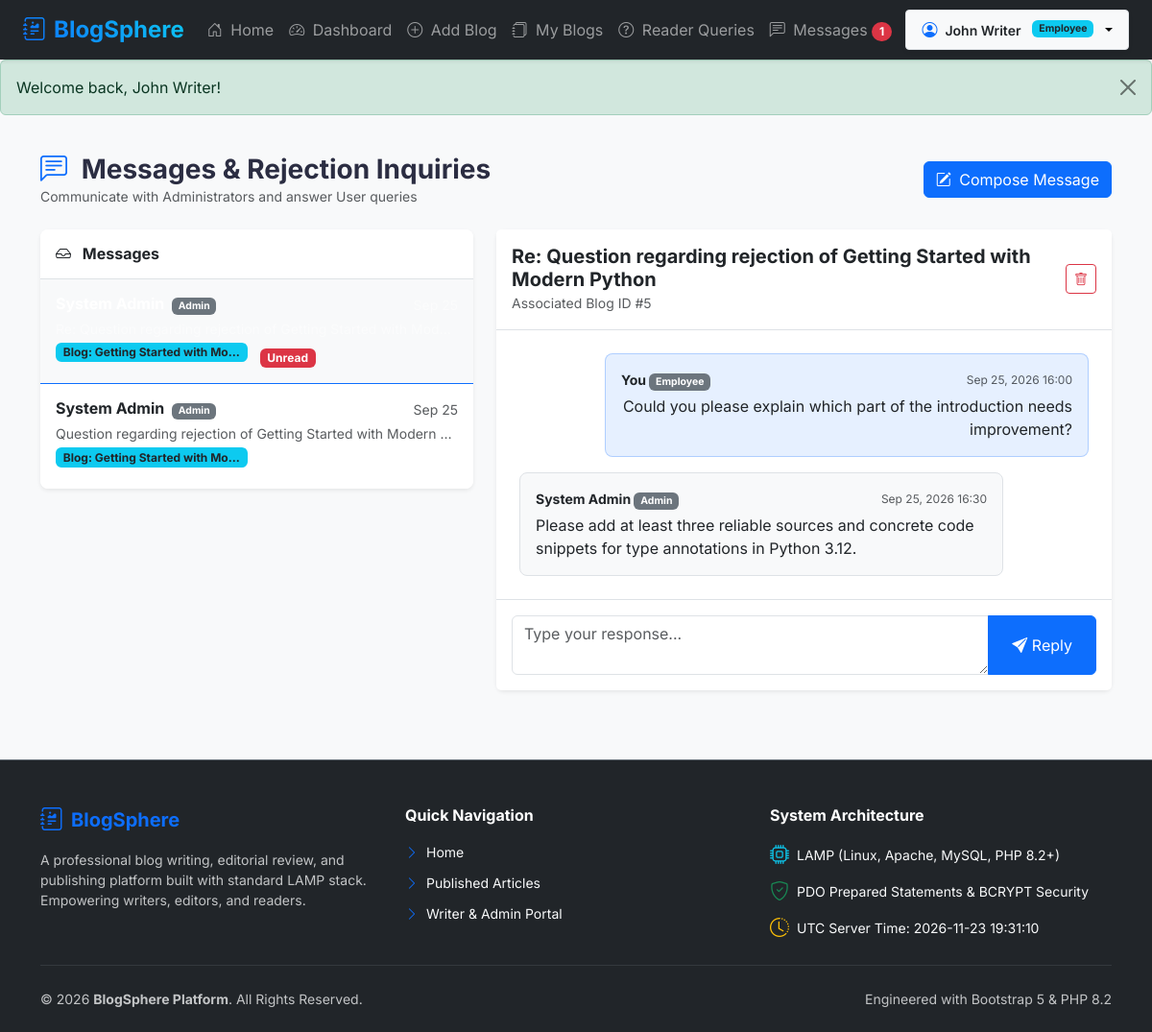
The page /employee/messages.php (signed in) on the database its author committed.
### tables this page shows
CREATE TABLE `messages` (
  `id` INT AUTO_INCREMENT PRIMARY KEY,
  `sender_id` INT NOT NULL,
  `receiver_id` INT NOT NULL,
  `blog_id` INT DEFAULT NULL,
  `subject` VARCHAR(255),
  `message` TEXT NOT NULL,
  `parent_message_id` INT DEFAULT NULL,
  `status` ENUM('unread','read') DEFAULT 'unread',
  `created_at` TIMESTAMP DEFAULT CURRENT_TIMESTAMP,
  FOREIGN KEY (`sender_id`) REFERENCES `users`(`id`) ON DELETE CASCADE,
  FOREIGN KEY (`receiver_id`) REFERENCES `users`(`id`) ON DELETE CASCADE,
  FOREIGN KEY (`blog_id`) REFERENCES `blogs`(`id`) ON DELETE SET NULL,
  FOREIGN KEY (`parent_message_id`) REFERENCES `messages`(`id`) ON DELETE SET NULL
);

CREATE TABLE `users` (
  `id` INT AUTO_INCREMENT PRIMARY KEY,
  `username` VARCHAR(100) UNIQUE NOT NULL,
  `name` VARCHAR(100) NOT NULL,
  `email` VARCHAR(150) UNIQUE NOT NULL,
  `password` VARCHAR(255) NOT NULL,
  `role` ENUM('admin','employee','user') NOT NULL DEFAULT 'user',
  `profile_image` VARCHAR(255) DEFAULT NULL,
  `status` ENUM('active','inactive','blocked') DEFAULT 'active',
  `created_at` TIMESTAMP DEFAULT CURRENT_TIMESTAMP
);

CREATE TABLE `blogs` (
  `id` INT AUTO_INCREMENT PRIMARY KEY,
  `employee_id` INT NOT NULL,
  `category_id` INT DEFAULT NULL,
  `title` VARCHAR(255) NOT NULL,
  `slug` VARCHAR(255) UNIQUE,
  `short_description` TEXT,
  `meta_title` VARCHAR(255) DEFAULT NULL,
  `meta_description` VARCHAR(500) DEFAULT NULL,
  `meta_keywords` VARCHAR(255) DEFAULT NULL,
  `canonical_url` VARCHAR(255) DEFAULT NULL,
  `content` LONGTEXT NOT NULL,
  `content_type` ENUM('text','html') DEFAULT 'text',
  `featured_image` VARCHAR(255) DEFAULT NULL,
  `downloadable_file` VARCHAR(255) DEFAULT NULL,
  `status` ENUM('draft', 'pending', 'approved', 'rejected') DEFAULT 'draft',
  `rejection_reason` TEXT DEFAULT NULL,
  `submitted_at` DATETIME DEFAULT NULL,
  `reviewed_at` DATETIME DEFAULT NULL,
  `reviewed_by` INT DEFAULT NULL,
  `created_at` TIMESTAMP DEFAULT CURRENT_TIMESTAMP,
  `updated_at` TIMESTAMP DEFAULT CURRENT_TIMESTAMP ON UPDATE CURRENT_TIMESTAMP,
  FOREIGN KEY (`employee_id`) REFERENCES `users`(`id`) ON DELETE CASCADE,
  FOREIGN KEY (`category_id`) REFERENCES `categories`(`id`) ON DELETE SET NULL,
  FOREIGN KEY (`reviewed_by`) REFERENCES `users`(`id`) ON DELETE SET NULL
);

### employee/messages.php (the view, shortened to what this page needs)
<?php
$pdo = getDBConnection();
$employeeId = $_SESSION['user_id'];
$stmt = $pdo->prepare("
    SELECT m.*,
           sender.name AS sender_name, sender.role AS sender_role,
           receiver.name AS receiver_name, receiver.role AS receiver_role,
           b.title AS blog_title
    FROM messages m
    JOIN users sender ON m.sender_id = sender.id
    JOIN users receiver ON m.receiver_id = receiver.id
    LEFT JOIN blogs b ON m.blog_id = b.id
    WHERE m.receiver_id = ? OR m.sender_id = ?
    ORDER BY m.created_at DESC
");
$stmt->execute([$employeeId, $employeeId]);
$messages = $stmt->fetchAll();
$activeMsgId = isset($_GET['thread_id']) ? (int)$_GET['thread_id'] : (count($messages) > 0 ? $messages[0]['id'] : 0);
$conversation = [];
$activeMainMsg = null;
if ($activeMsgId > 0) {
    $stmtFindRoot = $pdo->prepare("SELECT * FROM messages WHERE id = ?");
    $stmtFindRoot->execute([$activeMsgId]);
    $activeMainMsg = $stmtFindRoot->fetch();
    if ($activeMainMsg) {
        $rootId = $activeMainMsg['parent_message_id'] ? $activeMainMsg['parent_message_id'] : $activeMainMsg['id'];
        if ($activeMainMsg['receiver_id'] == $employeeId && $activeMainMsg['status'] === 'unread') {
            $pdo->prepare("UPDATE messages SET status = 'read' WHERE id = ?")->execute([$activeMainMsg['id']]);
        }
        $stmtThread = $pdo->prepare("
            SELECT m.*, sender.name as sender_name, sender.role as sender_role
            FROM messages m
            JOIN users sender ON m.sender_id = sender.id
            WHERE m.id = ? OR m.parent_message_id = ? OR m.id = (SELECT parent_message_id FROM messages WHERE id = ?)
            ORDER BY m.created_at ASC
        ");
        $stmtThread->execute([$rootId, $rootId, $rootId]);
        $conversation = $stmtThread->fetchAll();
    }
}
include __DIR__ . '/../includes/header.php';
?>
<div class="container py-4">
    <div class="d-flex justify-content-between align-items-center mb-4">
        <div>
            <h3 class="fw-bold mb-0"><i class="bi bi-chat-left-text text-primary me-2"></i> Messages &amp; Rejection Inquiries</h3>
            <p class="text-muted small mb-0">Communicate with Administrators and answer User queries</p>
        </div>
        <a href="<?= BASE_URL ?>employee/send_message.php" class="btn btn-primary"><i class="bi bi-pencil-square me-1"></i> Compose Message</a>
    </div>
    <div class="row g-4">
        <div class="col-lg-5">
            <div class="card border-0 shadow-sm rounded-3 overflow-hidden">
                <div class="card-header bg-white py-3 border-bottom">
                    <h6 class="fw-bold mb-0"><i class="bi bi-inbox me-2"></i> Messages</h6>
                </div>
                <div class="list-group list-group-flush" style="max-height: 550px; overflow-y: auto;">
                    <?php if (empty($messages)): ?>
                        <div class="text-center py-5 text-muted">
                            <i class="bi bi-chat-square-dots display-4"></i>
                            <p class="mt-2 mb-0">No messages found.</p>
                        </div>
                    <?php else: ?>
                        <?php foreach ($messages as $msg): ?>
                            <?php
                                $isUnread = ($msg['receiver_id'] == $employeeId && $msg['status'] === 'unread');
                                $isActive = ($msg['id'] == $activeMsgId);
                                $otherPerson = ($msg['sender_id'] == $employeeId) ? $msg['receiver_name'] : $msg['sender_name'];
                                $otherRole = ($msg['sender_id'] == $employeeId) ? $msg['receiver_role'] : $msg['sender_role'];
                            ?>
                            <a href="<?= BASE_URL ?>employee/messages.php?thread_id=<?= $msg['id'] ?>" class="list-group-item list-group-item-action p-3 <?= $isActive ? 'active' : '' ?> <?= $isUnread ? 'bg-light font-weight-bold' : '' ?>">
                                <div class="d-flex w-100 justify-content-between align-items-center mb-1">
                                    <h6 class="mb-0 text-truncate fw-bold <?= $isActive ? 'text-white' : 'text-dark' ?>">
                                        <?= htmlspecialchars($otherPerson) ?>
                                        <span class="badge bg-secondary ms-1 text-capitalize" style="font-size: 0.65rem;"><?= htmlspecialchars($otherRole) ?></span>
                                    </h6>
                                    <small class="<?= $isActive ? 'text-white-50' : 'text-muted' ?>"><?= formatDate($msg['created_at'], 'M d') ?></small>
                                </div>
                                <div class="small text-truncate <?= $isActive ? 'text-white-50' : 'text-muted' ?> mb-1">
                                    <?= htmlspecialchars($msg['subject']) ?>
                                </div>
                                <?php if ($msg['blog_title']): ?>
                                    <span class="badge bg-info text-dark text-truncate d-inline-block" style="max-width: 200px;">
                                        Blog: <?= htmlspecialchars($msg['blog_title']) ?>
                                    </span>
                                <?php endif; ?>
                                <?php if ($isUnread): ?>
                                    <span class="badge bg-danger ms-2">Unread</span>
                                <?php endif; ?>
                            </a>
                        <?php endforeach; ?>
                    <?php endif; ?>
                </div>
            </div>
        </div>
        <div class="col-lg-7">
            <div class="card border-0 shadow-sm rounded-3">
                <?php if ($activeMainMsg && !empty($conversation)): ?>
                    <div class="card-header bg-white py-3 border-bottom d-flex justify-content-between align-items-center">
                        <div>
                            <h5 class="fw-bold mb-0 text-dark"><?= htmlspecialchars($activeMainMsg['subject']) ?></h5>
                            <?php if ($activeMainMsg['blog_id']): ?>
                                <small class="text-muted">Associated Blog ID #<?= $activeMainMsg['blog_id'] ?></small>
                            <?php endif; ?>
                        </div>
                        <a href="<?= BASE_URL ?>employee/messages.php?action=delete&msg_id=<?= $activeMainMsg['id'] ?>" class="btn btn-sm btn-outline-danger" onclick="return confirm('Delete conversation?');">
                            <i class="bi bi-trash"></i>
                        </a>
                    </div>
                    <div class="card-body p-4" style="max-height: 400px; overflow-y: auto;">
                        <div class="d-flex flex-column gap-3">
                            <?php foreach ($conversation as $cMsg): ?>
                                <?php $isMe = ($cMsg['sender_id'] == $employeeId); ?>
                                <div class="p-3 rounded-3 <?= $isMe ? 'bg-primary bg-opacity-10 align-self-end text-end ms-5 border border-primary border-opacity-25' : 'bg-light align-self-start text-start me-5 border' ?>" style="max-width: 85%;">
                                    <div class="d-flex align-items-center justify-content-between mb-1 gap-3">
                                        <strong class="small text-dark"><?= $isMe ? 'You' : htmlspecialchars($cMsg['sender_name']) ?> <span class="badge bg-secondary text-capitalize"><?= htmlspecialchars($cMsg['sender_role']) ?></span></strong>
                                        <small class="text-muted" style="font-size: 0.75rem;"><?= formatDate($cMsg['created_at'], 'M d, Y H:i') ?></small>
                                    </div>
                                    <p class="mb-0 text-dark" style="white-space: pre-line;"><?= htmlspecialchars($cMsg['message']) ?></p>
                                </div>
                            <?php endforeach; ?>
                        </div>
                    </div>
                    <div class="card-footer bg-white p-3 border-top">
                        <form action="<?= BASE_URL ?>employee/send_message.php" method="POST">
                            <div class="input-group">
                                <textarea name="message" class="form-control" rows="2" required placeholder="Type your response..."></textarea>
                                <button type="submit" class="btn btn-primary px-4"><i class="bi bi-send-fill"></i> Reply</button>
                            </div>
                        </form>
                    </div>
                <?php endif; ?>
            </div>
        </div>
    </div>
</div>
<?php include __DIR__ . '/../includes/footer.php'; ?>

### assets/css/style.css (style rules this page uses)
body { font-family: 'Inter', -apple-system, BlinkMacSystemFont, "Segoe UI", Roboto, sans-serif; color: #2b2d42; background-color: #f8f9fa; }

### includes/header.php (style rules this page uses)
body { font-family: 'Inter', -apple-system, sans-serif; background-color: #f8f9fa; color: #2b2d42; margin: 0; padding: 0; }

### rows shown on the page
messages: sender.role "Admin", blog.title "Getting Started with Mo…", status "Unread", subject "Re: Question regarding rejection of Getting Started with Modern Python", blog "5", sender.name "System Admin", created_at "Sep 25, 2026 16:30", message "Please add at least three reliable sources and concrete code snippets for type annotations in Python 3.12."
messages: receiver.name "System Admin", receiver.role "Admin", created_at "Sep 25", subject "Question regarding rejection of Getting Started with Modern…", blog.title "Getting Started with Mo…", shows "You", sender.role "Employee", created_at "Sep 25, 2026 16:00", message "Could you please explain which part of the introduction needs improvement?"

### other values the page prints
$unreadMessages "1"
$_SESSION['user_name'] "John Writer"
$role "Employee"
$flash['message'] "Welcome back, John Writer!"
